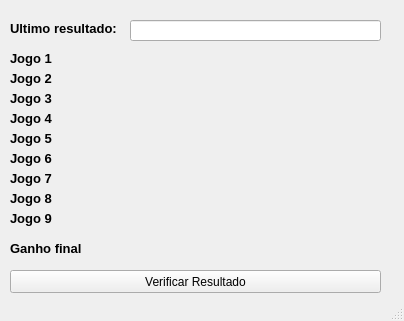
<?xml version="1.0" encoding="UTF-8"?>
<ui version="4.0">
 <class>MainWindow</class>
 <widget class="QMainWindow" name="MainWindow">
  <property name="geometry">
   <rect>
    <x>0</x>
    <y>0</y>
    <width>404</width>
    <height>321</height>
   </rect>
  </property>
  <property name="windowTitle">
   <string>MainWindow</string>
  </property>
  <widget class="QWidget" name="centralwidget">
   <widget class="QPushButton" name="pushButton_resultado">
    <property name="geometry">
     <rect>
      <x>10</x>
      <y>270</y>
      <width>371</width>
      <height>23</height>
     </rect>
    </property>
    <property name="text">
     <string>Verificar Resultado</string>
    </property>
   </widget>
   <widget class="QLabel" name="label">
    <property name="geometry">
     <rect>
      <x>10</x>
      <y>20</y>
      <width>121</width>
      <height>16</height>
     </rect>
    </property>
    <property name="font">
     <font>
      <pointsize>10</pointsize>
      <weight>75</weight>
      <bold>true</bold>
     </font>
    </property>
    <property name="text">
     <string>Ultimo resultado:</string>
    </property>
   </widget>
   <widget class="QLineEdit" name="ultimo_resultado">
    <property name="geometry">
     <rect>
      <x>130</x>
      <y>20</y>
      <width>251</width>
      <height>21</height>
     </rect>
    </property>
    <property name="text">
     <string/>
    </property>
   </widget>
   <widget class="QLabel" name="label_jogo1">
    <property name="geometry">
     <rect>
      <x>10</x>
      <y>50</y>
      <width>371</width>
      <height>16</height>
     </rect>
    </property>
    <property name="font">
     <font>
      <pointsize>10</pointsize>
      <weight>75</weight>
      <bold>true</bold>
     </font>
    </property>
    <property name="text">
     <string>Jogo 1</string>
    </property>
   </widget>
   <widget class="QLabel" name="label_jogo3">
    <property name="geometry">
     <rect>
      <x>10</x>
      <y>90</y>
      <width>371</width>
      <height>16</height>
     </rect>
    </property>
    <property name="font">
     <font>
      <pointsize>10</pointsize>
      <weight>75</weight>
      <bold>true</bold>
     </font>
    </property>
    <property name="text">
     <string>Jogo 3</string>
    </property>
   </widget>
   <widget class="QLabel" name="label_jogo2">
    <property name="geometry">
     <rect>
      <x>10</x>
      <y>70</y>
      <width>371</width>
      <height>16</height>
     </rect>
    </property>
    <property name="font">
     <font>
      <pointsize>10</pointsize>
      <weight>75</weight>
      <bold>true</bold>
     </font>
    </property>
    <property name="text">
     <string>Jogo 2</string>
    </property>
   </widget>
   <widget class="QLabel" name="label_jogo4">
    <property name="geometry">
     <rect>
      <x>10</x>
      <y>110</y>
      <width>371</width>
      <height>16</height>
     </rect>
    </property>
    <property name="font">
     <font>
      <pointsize>10</pointsize>
      <weight>75</weight>
      <bold>true</bold>
     </font>
    </property>
    <property name="text">
     <string>Jogo 4</string>
    </property>
   </widget>
   <widget class="QLabel" name="label_jogo5">
    <property name="geometry">
     <rect>
      <x>10</x>
      <y>130</y>
      <width>371</width>
      <height>16</height>
     </rect>
    </property>
    <property name="font">
     <font>
      <pointsize>10</pointsize>
      <weight>75</weight>
      <bold>true</bold>
     </font>
    </property>
    <property name="text">
     <string>Jogo 5</string>
    </property>
   </widget>
   <widget class="QLabel" name="label_jogo6">
    <property name="geometry">
     <rect>
      <x>10</x>
      <y>150</y>
      <width>371</width>
      <height>16</height>
     </rect>
    </property>
    <property name="font">
     <font>
      <pointsize>10</pointsize>
      <weight>75</weight>
      <bold>true</bold>
     </font>
    </property>
    <property name="text">
     <string>Jogo 6</string>
    </property>
   </widget>
   <widget class="QLabel" name="label_jogo8">
    <property name="geometry">
     <rect>
      <x>10</x>
      <y>190</y>
      <width>371</width>
      <height>16</height>
     </rect>
    </property>
    <property name="font">
     <font>
      <pointsize>10</pointsize>
      <weight>75</weight>
      <bold>true</bold>
     </font>
    </property>
    <property name="text">
     <string>Jogo 8</string>
    </property>
   </widget>
   <widget class="QLabel" name="label_jogo9">
    <property name="geometry">
     <rect>
      <x>10</x>
      <y>210</y>
      <width>371</width>
      <height>16</height>
     </rect>
    </property>
    <property name="font">
     <font>
      <pointsize>10</pointsize>
      <weight>75</weight>
      <bold>true</bold>
     </font>
    </property>
    <property name="text">
     <string>Jogo 9</string>
    </property>
   </widget>
   <widget class="QLabel" name="label_jogo7">
    <property name="geometry">
     <rect>
      <x>10</x>
      <y>170</y>
      <width>371</width>
      <height>16</height>
     </rect>
    </property>
    <property name="font">
     <font>
      <pointsize>10</pointsize>
      <weight>75</weight>
      <bold>true</bold>
     </font>
    </property>
    <property name="text">
     <string>Jogo 7</string>
    </property>
   </widget>
   <widget class="QLabel" name="label_ganho">
    <property name="geometry">
     <rect>
      <x>10</x>
      <y>240</y>
      <width>371</width>
      <height>16</height>
     </rect>
    </property>
    <property name="font">
     <font>
      <pointsize>10</pointsize>
      <weight>75</weight>
      <bold>true</bold>
     </font>
    </property>
    <property name="text">
     <string>Ganho final</string>
    </property>
   </widget>
  </widget>
  <widget class="QStatusBar" name="statusbar"/>
 </widget>
 <resources/>
 <connections/>
</ui>
